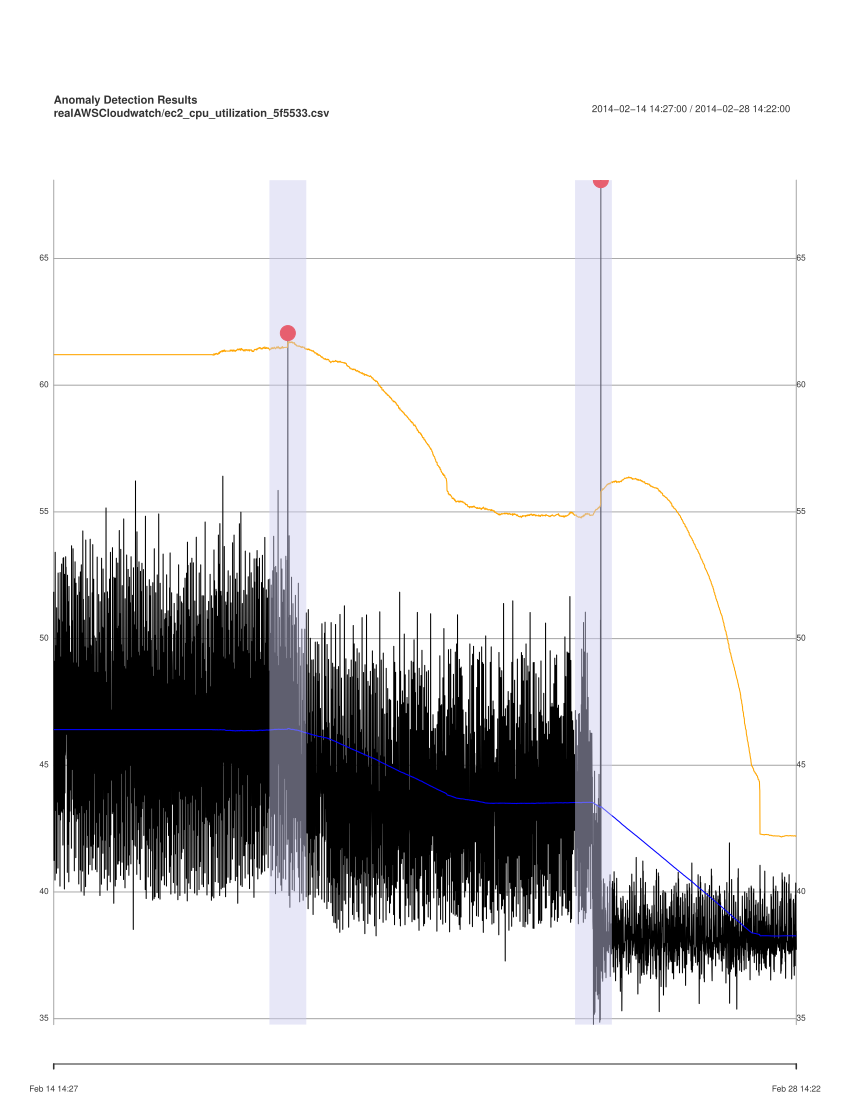

Write R code to recreate this figure.
# Activity: Time Series Analysis

#title: "CSE 6242 Assignment 3"
#author: Vincent La (Georgia Tech ID - vla6)
#date: November 5, 2017

library(zoo)  # basic time series package
library(xts)  # eXtensible Time Series package

data_dir <- "data"
label_dir <- "labeled_windows"

load_ts <- function(csv_filename) {
    # Load and return time series data from a CSV file.
    #
    # Params:
    # - csv_filename: CSV file with two columns: timestamp, value
    #
    # Returns:
    # - s: time series data of type xts
    df <- read.csv(csv_filename, stringsAsFactors=FALSE)
    
    # TODO: convert timestamp column to POSIX datetime
    df$timestamp = as.POSIXct(df$timestamp)
    
    # TODO: create xts time series from dataframe
    s = xts(df$value, order.by=df$timestamp)
    
    return(s)  # return time series
}

find_anomalies <- function(s, window_size=11, threshold=4) {
    # Find anomalous data points in a time series.
    #
    # Params:
    # - s: time series data, as returned by load_ts()
    # - window_size: size of window used to compute rolling statistics
    # - threshold: parameter used to identify outliers
    #
    # Returns: A list with the following named items:
    # - s [input]
    # - window_size [input]
    # - threshold [input]
    # - s.mean: rolling mean
    # - s.sd: rolling standard deviation (s.d.)
    # - anomalies: anomalous data points, as a subset of s

    # TODO: Compute rolling mean
    # Hint: use rollapply() with align = 'right' and fill = 'extend'
    s.mean = rollapply(s, window_size, mean, align='right', fill='extend')
    
    # TODO: Compute rolling standard deviation
    s.sd = rollapply(s, window_size, sd, align='right', fill='extend')

    # TODO: Find anomalies
    # Hint: Look for data points that are more than (threshold * s.d.) away from mean
    s.upper = s.mean + threshold * (s.sd)
    s.lower = s.mean - threshold * (s.sd)
    s.anomalies = ifelse(s >= s.upper | s <= s.lower, 'yes', 'no')
    
    # TODO: Filter anomalies to only keep extrema
    # Hint: Look for peaks and troughs
    anomalies = s[s.anomalies == 'yes']

    # TODO(optional): Further filtering to reduce duplicates and false positives

    # Return results as a named list (include input params as well)
    return(list(s=s, window_size=window_size, threshold=threshold,
                s.mean=s.mean, s.sd=s.sd, anomalies=anomalies))
}

analyze <- function(csv_filename, window_days=3, threshold=4) {
    # Analyze a time series, looking for anomalies.
    #
    # Params:
    # - csv_filename: CSV file with two columns: timestamp, value
    # - window_days: no. of days to include in moving window
    # - threshold: parameter passed on to find_anomalies()
    #
    # Returns:
    # - s: results returned by find_anomalies()

    s <- load_ts(csv_filename)  # load time series data from CSV file

    # Compute samples per day to set rolling window size
    avg_delta <- difftime(index(s)[length(s)], index(s)[1], units='secs') / length(s)
    samples_per_day <- 24 * 60 * 60 / as.numeric(avg_delta)
    window_size <- as.integer(window_days * samples_per_day)  # no. of days * samples_per_day

    # Find anomalies
    res <- find_anomalies(s, window_size, threshold)
    cat(paste(csv_filename, ": window_size = ", window_size, ", threshold = ", threshold, sep=""), end="\n")
    cat(length(res$anomalies), "anomalies found", end="\n")
    #print(res$anomalies)

    # Pass on results returned by find_anomalies()
    return(res)
}

visualize <- function(res, wins=NA, title="Anomaly Detection Results") {
  # Visualize the results of anomaly detection.
  #
  # Params:
  # - res: anomaly detection results, as returned by find_anomalies()
  # - wins: optional windows to be highlighted
  # - title: main title for the plot
  #
  # Returns: Nothing
  
  # Create a new plot
  plot.new()
  
  # Plot original time series
  if(!is.na(wins) && nrow(wins) > 0) {
    plot(res$s, type="n", main=title)  # create a blank plot first
    print(lines(res$s))  # then draw the time series
  } else {
    plot(res$s, main=title)
  }
  
  # TODO: Show moving average
  print(lines(res$s.mean, col='blue'))
  
  # TODO: Draw margins at mean +/- (threshold * s.d.)
  s.upper = res$s.mean + res$threshold * (res$s.sd)
  s.lower = res$s.mean - res$threshold * (res$s.sd)
  print(lines(s.upper, col='orange'))
  print(lines(s.lower, col='orange'))
  
  # TODO: Mark anomalies
  print(points(res$anomalies, col='red', pch=20, cex=5))
  
  # Optional highlight windows
  if(!is.na(wins) && nrow(wins) > 0) {
    rect(wins$beg, min(res$s), wins$end, max(res$s), col="#CCCCEE77", border=NA)  # add highlights
  }
}

# NOTE: Do not put any code outside the functions or the following "main" block
if(getOption("run.main", default=TRUE)) {
    # Analyze
    csv_filename <- "realAWSCloudwatch/ec2_cpu_utilization_5f5533.csv"
    res <- analyze(paste(data_dir, csv_filename, sep="/"), window_days=3, threshold=4)

    # Visualize (with ground truth windows highlighted)
    wins <- read.csv(paste(label_dir, csv_filename, sep="/"), stringsAsFactors=FALSE)  # ground truth windows
    wins$beg <- as.POSIXct(wins$beg)  # convert to POSIX datetime
    wins$end <- as.POSIXct(wins$end)
    visualize(res, wins=wins, title=paste("Anomaly Detection Results", csv_filename, sep="\n"))
}
